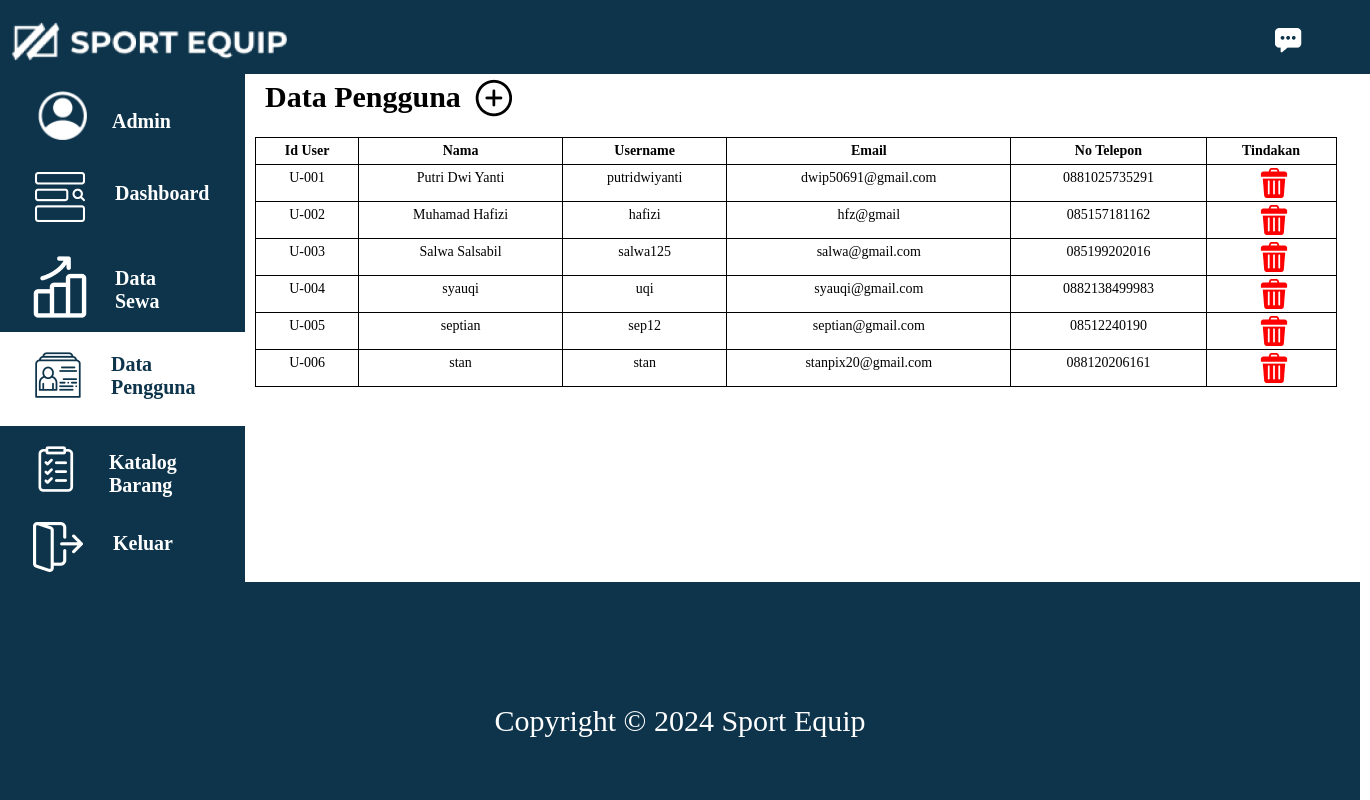
/datauser.php, run on an earlier commit of the app's database.
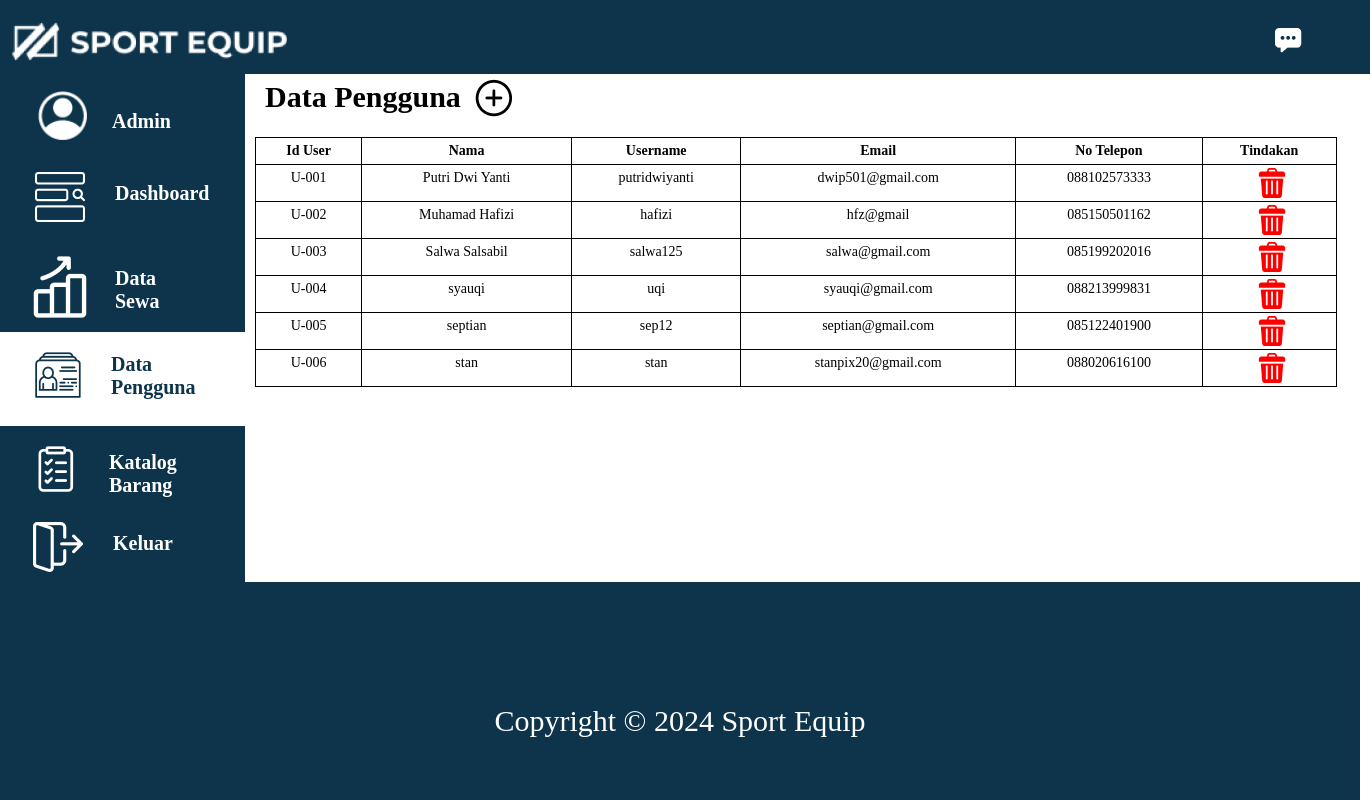
And on a later commit of the database.
### tables this page shows
CREATE TABLE `user` (
  `id_user` varchar(10) NOT NULL,
  `name` varchar(30) NOT NULL,
  `username` varchar(20) NOT NULL,
  `email` varchar(20) NOT NULL,
  `password` varchar(255) NOT NULL,
  `telepon` varchar(20) DEFAULT NULL
);

### datauser.php (the view, shortened to what this page needs)
<!DOCTYPE html>
<html lang="en">
    <head>
        <link href="css/datauser.css?v=<?php echo time(); ?>" rel="stylesheet">
        <link href="https://cdn.jsdelivr.net/npm/bootstrap@5.3.0/dist/css/bootstrap.min.css" rel="stylesheet"
>
        <link rel="stylesheet" href="https://cdnjs.cloudflare.com/ajax/libs/font-awesome/6.0.0-beta3/css/all.min.css">
        <link rel="stylesheet" href="https://maxcdn.bootstrapcdn.com/bootstrap/3.4.1/css/bootstrap.min.css">
    </head>
    <body>
        <div class="bg-base-body">
            <header class="bg-navbar">
                <nav class="navbar">
                    <div class="logo">
                        <a href="./homepage.html">
                            <img src="./img/catalog/logo.png" alt="">
                        </a>
                    </div>
                    <div class="profile">
                        <a href="#">
                            <img src="./img/catalog/chat.png" alt="">
                        </a>
                    </div>
                </nav>
            </header>
            <div class="bg-body-item">
                <div class="icon-sidebar">
                    <a href="./dataadmin.php">
                        <div class="menu-1">
                            <img src="./img/catalog/profile-icon.png" alt="" class="icon-1">
                            <p class="title-1">Admin</p>
                        </div>
                    </a>
                    <a href="./dashboard.php">
                        <div class="menu-2">
                            <img src="./img/catalog/dashboard-icon.png" alt="" class="icon-2">
                            <p class="title-2">Dashboard</p>
                        </div>
                    </a>
                    <a href="./rent.php">
                        <div class="menu-3">
                            <img src="./img/catalog/rent-icon.png" alt="" class="icon-3">
                            <p class="title-3">Data <br>Sewa</p>
                        </div>
                    </a>
                    <a href="#">
                        <div class="menu-4">
                            <img src="./img/catalog/user-icon-white.png" alt="" class="icon-4">
                            <p class="title-4">Data <br>Pengguna</p>
                        </div>
                    </a>
                    <a href="./catalog.php">
                        <div class="menu-5">
                            <img src="./img/catalog/listrent-icon-menu1.png" alt="" class="icon-5">
                            <p class="title-5">Katalog <br>Barang</p>
                        </div>
                    </a>
                    <a href="./login.php">
                        <div class="menu-6">
                            <img src="./img/catalog/logout-icon.png" alt="" class="icon-6">
                            <p class="title-6">Keluar</p>
                        </div>
                    </a>
                </div>
                <div class="content">
                    <p class="title-content">Data Pengguna</p>
                    <a href="#">
                        <img src="./img/catalog/button-create.png" alt="" class="add-data-btn">
                    </a>
                    <table class="table table-bordered">
                        <thead>
                            <tr>
                                <th scope="col" class="col-id_user">Id User</th>
                                <th scope="col" class="col-name">Nama</th>
                                <th scope="col" class="col-username">Username</th>
                                <th scope="col" class="col-email">Email</th>
                                <th scope="col" class="col-telepon">No Telepon</th>
                                <th scope="col" class="col-tindakan">Tindakan</th>
                            </tr>
                        </thead>
                        <tbody>
                            <?php
                                include("koneksi.php");
                                $query = mysqli_query($connection, "SELECT * FROM user");
                                while ($data = mysqli_fetch_array ($query)) {
                            ?>
                            <tr>
                                <td><?php echo $data['id_user']; ?></td>
                                <td><?php echo $data['name']; ?></td>
                                <td><?php echo $data['username']; ?></td>
                                <td><?php echo $data['email']; ?></td>
                                <td><?php echo $data['telepon']; ?></td>
                                <td>
                                    <a href="#" onclick="confirmDelete('<?php echo $data['id_user']; ?>');">
                                        <img src="./img/catalog/delete-btn-new.png" alt="" class="act-btn delete">
                                    </a>
                                </td>
                            </tr>
                            <?php
                             }
                            ?>
                        </tbody>
                    </table>
                </div>
            </div>
            <footer class="footer">
            <p class="copyright">
                Copyright &copy 2024 Sport Equip
            </p>
             </footer>
        </div>
    </body>
</html>

### css/datauser.css (style rules this page uses)
body { overflow-x: hidden; font-family: "Circular Std"; margin: 0; padding: 0; min-height: 100vh; display: flex; flex-direction: column; }
.bg-base-body { background-color: #fff; }
.logo { position: absolute; width: 75px; height: 77px; margin-left: 10px; margin-top: 71px; flex-shrink: 0; }
.profile { position: absolute; margin: 30px 37px 0px 1274px; }
.bg-navbar { background-color: #0D344B; width: 100%; height: 74px; background-repeat: no-repeat; z-index: 2; position: fixed; left: 0; top: 0; }
.bg-body-item { position: absolute; top: 0; left: 0; z-index: 1; margin-top: 70px; width: 1360px; height: auto; flex-shrink: 0; background: #0D344B; grid-template-columns: 0.8fr 4fr; display: grid; gap: 0px; }
.icon-1 { margin: 20px 20px 10px 37px; width: 52px; height: 52px; }
.icon-2 { margin: 20px 20px 10px 35px; z-index: 1; }
.icon-3 { margin: 20px 20px 10px 25px; z-index: 1; }
.icon-4 { margin: 20px 20px 10px 35px; z-index: 1; }
.icon-5 { margin: 20px 20px 10px 33px; z-index: 1; }
.icon-6 { margin: 20px 20px 10px 33px; z-index: 1; }
.title-2, .title-3, .title-1, .title-5, .title-6, .title-7 { display: inline-block; position: absolute; }
.title-4 { color: #0D344B; font-family: "Circular Std"; font-size: 20px; font-style: normal; font-weight: 700; line-height: normal; }
.title-1, .title-2, .title-3, .title-5, .title-6 { color: #FFF; font-family: "Circular Std"; font-size: 20px; font-style: normal; font-weight: 700; line-height: normal; }
.title-1 { margin: 40px 0px 0px 3px; }
.title-2 { margin: 30px 0px 0px 10px; }
.title-3 { margin: 35px 0px 0px 0px; }
.title-4 { margin: -55px 0px 0px 111px; }
.title-5 { margin: 25px 0px 0px 10px; }
.title-6 { margin: 30px 0px 0px 10px; }
.menu-4 { width: 245px; height: 94px; background-color: #FFF; }
.content { background-color: #FFF; }
.title-content { color: #000; font-family: "Circular Std"; font-size: 30px; font-style: normal; font-weight: 700; line-height: normal; margin-top: 10px; margin-left: 20px; display: inline-block; }
.add-data-btn { display: inline-block; margin-bottom: 10px; margin-left: 10px; }
.table { margin: 10px !important; width: 97% !important; table-layout: auto !important; }
.table-bordered { border-collapse: collapse; width: 100%; }
.table-bordered th, .table-bordered td { font-family: "Circular Std"; text-align: center; color: #000 !important; border: 1px solid #000 !important; background-color: transparent !important; padding: 3px !important; }
.table-bordered tr { font-weight: normal; background-color: transparent !important; }
.table-bordered .col-no, .table-bordered .col-kode, .table-bordered .col-nama, .table-bordered .col-kategori, .table-bordered .col-stok, .table-bordered .col-harga, .table-bordered .col-status, .table-bordered .col-tindakan { width: auto !important; }
.act-btn { margin-left: 5px; }
.footer { background-color: #0D344B; width: 1360px; height: 400px; position: absolute; margin-top: 400px; }
.copyright { margin-top: 300px; color: #fff; text-align: center; font-family: "Circular Std"; font-size: 30px; font-style: normal; font-weight: 450; }

What changed in the data, as far as the page shows it:
changed user "Putri Dwi Yanti": email "dwip50691@gmail.com" → "dwip501@gmail.com"; telepon "0881025735291" → "088102573333"
changed user "Muhamad Hafizi": telepon "085157181162" → "085150501162"
changed user "syauqi": telepon "0882138499983" → "088213999831"
changed user "septian": telepon "08512240190" → "085122401900"
changed user "stan": telepon "088120206161" → "088020616100"
